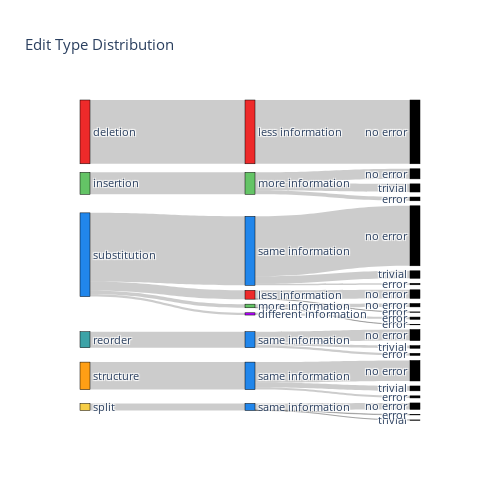

Here is the notebook cell this chart was saved with:
### Code cell
sankey_seperated(data)

### Figure 1 — Plotly figure (JSON) as saved in the notebook; plotly's stock layout.template omitted (floating-point values rounded to 4 significant figures)
{"data": [{"link": {"source": [5, 87, 87, 87, 4, 71, 71, 71, 3, 55, 55, 55, 2, 2, 2, 2, 41, 40, 40, 39, 39, 39, 38, 38, 1, 24, 24, 24, 0, 6], "target": [87, 93, 94, 95, 71, 77, 78, 79, 55, 61, 62, 63, 38, 39, 40, 41, 53, 48, 50, 45, 46, 47, 42, 44, 24, 32, 33, 34, 6, 10], "value": [84, 77, 1, 6, 327, 244, 58, 25, 190, 132, 32, 26, 105, 821, 43, 27, 27, 41, 2, 714, 89, 18, 103, 2, 262, 120, 97, 45, 759, 759]}, "node": {"color": ["#ee2a2a", "#64C466", "#2186eb", "#3ca3a7", "#FF9F15", "#F7CE46", "#ee2a2a", "#2186eb", "#64C466", "#b103fc", "black", "black", "black", "black", "black", "black", "black", "black", "black", "black", "black", "black", "#ee2a2a", "#2186eb", "#64C466", "#b103fc", "black", "black", "black", "black", "black", "black", "black", "black", "black", "black", "black", "black", "#ee2a2a", "#2186eb", "#64C466", "#b103fc", "black", "black", "black", "black", "black", "black", "black", "black", "black", "black", "black", "black", "#ee2a2a", "#2186eb", "#64C466", "#b103fc", "black", "black", "black", "black", "black", "black", "black", "black", "black", "black", "black", "black", "#ee2a2a", "#2186eb", "#64C466", "#b103fc", "black", "black", "black", "black", "black", "black", "black", "black", "black", "black", "black", "black", "#ee2a2a", "#2186eb", "#64C466", "#b103fc", "black", "black", "black", "black", "black", "black", "black", "black", "black", "black", "black", "black"], "label": ["deletion", "insertion", "substitution", "reorder", "structure", "split", "less information", "same information", "more information", "different information", "no error", "trivial", "error", "no error", "trivial", "error", "no error", "trivial", "error", "no error", "trivial", "error", "less information", "same information", "more information", "different information", "no error", "trivial", "error", "no error", "trivial", "error", "no error", "trivial", "error", "no error", "trivial", "error", "less information", "same information", "more information", "different information", "no error", "trivial", "error", "no error", "trivial", "error", "no error", "trivial", "error", "no error", "trivial", "error", "less information", "same information", "more information", "different information", "no error", "trivial", "error", "no error", "trivial", "error", "no error", "trivial", "error", "no error", "trivial", "error", "less information", "same information", "more information", "different information", "no error", "trivial", "error", "no error", "trivial", "error", "no error", "trivial", "error", "no error", "trivial", "error", "less information", "same information", "more information", "different information", "no error", "trivial", "error", "no error", "trivial", "error", "no error", "trivial", "error", "no error", "trivial", "error"], "line": {"color": "black", "width": 0.5}, "pad": 5, "thickness": 10}, "type": "sankey", "valueformat": "d", "valuesuffix": " edits"}], "layout": {"font": {"size": 11}, "height": 500, "title": {"text": "Edit Type Distribution"}, "width": 500}}
